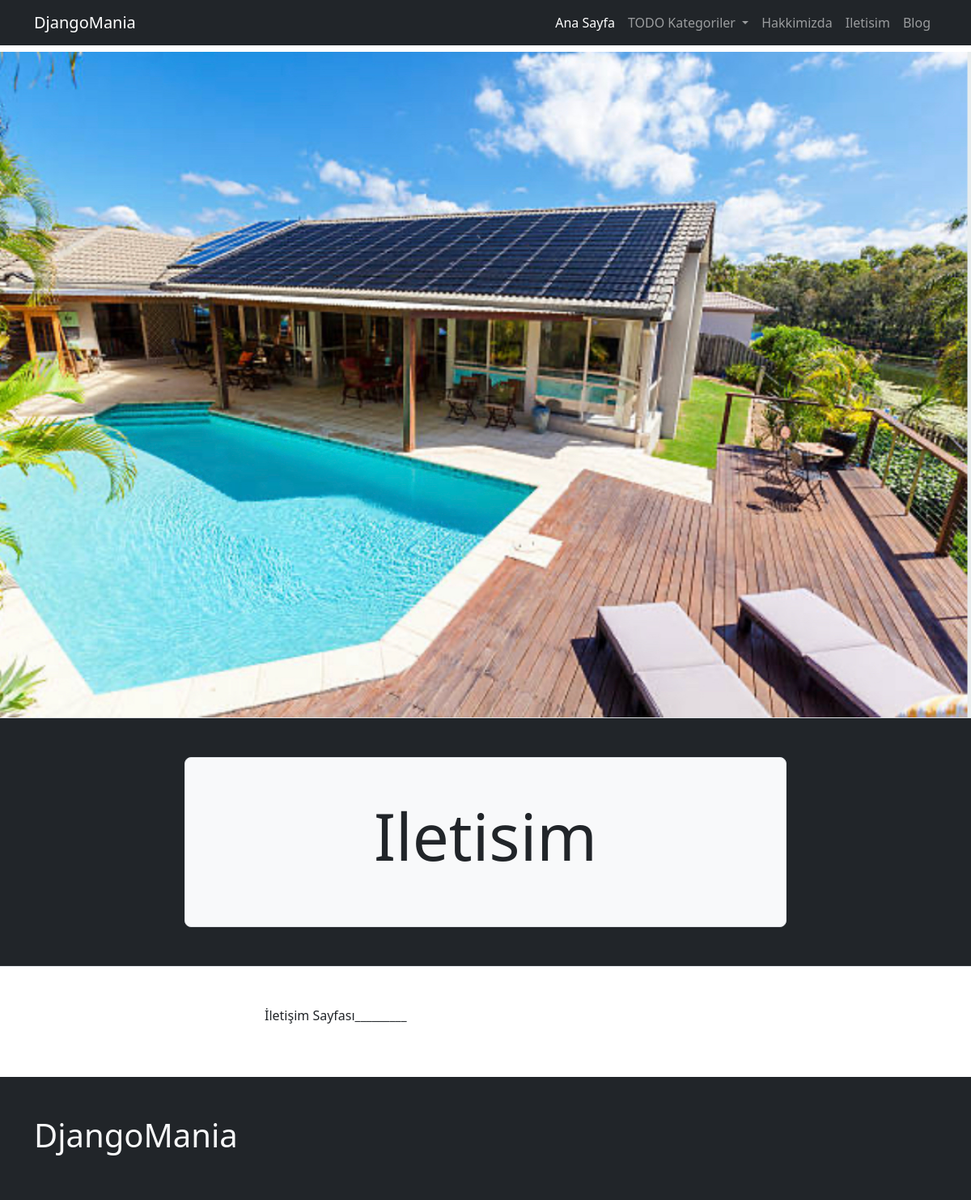
The app's page /page/iletisim/, older data.
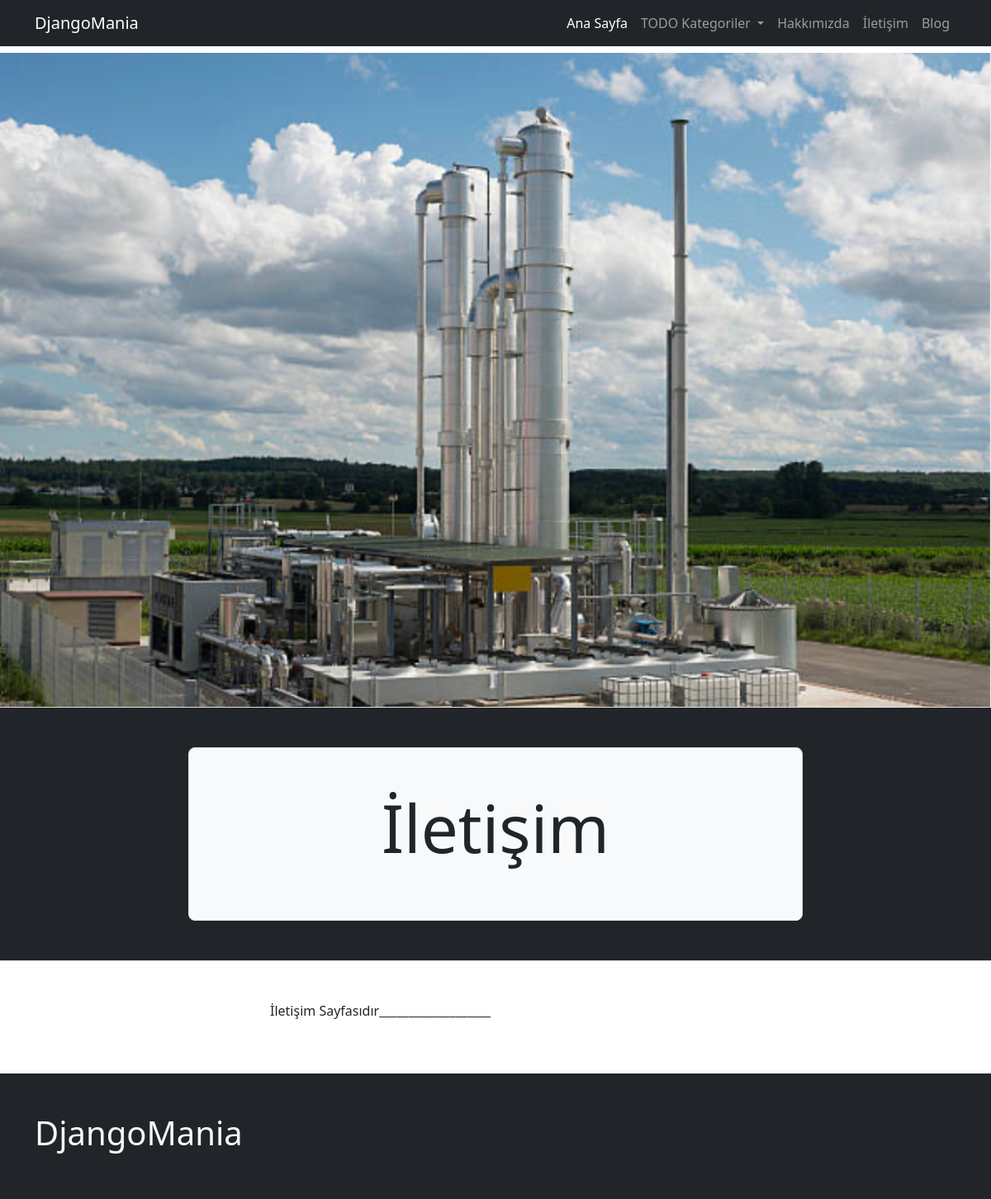
The same page, newer data.
### pages/models.py (models this page shows, shortened)
class Page(models.Model):
    user = models.ForeignKey(User, on_delete=models.CASCADE)
    slug = AutoSlugField(populate_from='title', unique=True)
    title = models.CharField(max_length=200)
    cover_image = models.ImageField(upload_to='page_image')
    content = HTMLField(blank=True, null=True)
    is_active = models.BooleanField(default=False)
    created_at = models.DateTimeField(auto_now_add=True)
    updated_at = models.DateTimeField(auto_now=True)
    def get_absolute_url(self):
        return reverse(
                'page:page_view',
            kwargs={
                "page_slug": self.slug,
            }
        )

### pages/views.py (the view)
# urls.py: path('<slug:page_slug>/', page_view, name='page_view'),
def page_view (request, page_slug):
    page=get_object_or_404(Page, slug=page_slug)
    context=dict(
        page=page,
    )
    return render(request, "page/page_detail.html", context)

### config/global_context_processors.py (called while the page is built)
def global_todo_categories_context(request):
    return dict(
        global_todo_categories = TodoCategory.objects.filter(is_active=True)
    )

def global_page_context(request):
    return dict(
        global_pages=Page.objects.filter(is_active=True)
    )

### todo/models.py (called while the page is built)
    def get_absolute_url(self):
        return reverse(
            'todo:category_view',
            kwargs={
                "category_slug": self.slug
            }
        )

### pages/templates/page/page_detail.html (shortened to what this page needs)
{% extends 'core/base.html' %}
{% block container-fluid %}
<div class="container-fluid mt-2 mb-5">
    <div class="row">
        <div class="col-sm-12 px-0">
            <img src="{{ page.cover_image.url }}" alt="" class="w-100">
        </div>
    </div>
    {% include 'page/components/hero_component.html' with hero_title=page.title %}
</div>
{% endblock %}
{% block container %}
<div class="row">
    <div class="col-sm-6 offset-sm-3">
        {{ page.content | safe }}
    </div>
</div>
{% endblock %}

### templates/core/base.html (shortened to what this page needs)
{% load static %}
<!doctype html>
<html lang="en">
<head>
    <link rel="stylesheet" href="{% static 'css/bootstrap.min.css' %}">
</head>
<body>
    {% include 'core/navbar.html' %}
    {% block container-fluid %}
    {% endblock container-fluid %}
    <div class="container my-5">
        {% block container %}
        {% endblock container %}
    </div>
    {% include 'core/footer.html' %}
</body>
</html>

### templates/core/navbar.html (shortened to what this page needs)
<nav class="navbar navbar-expand-lg bg-dark navbar-dark">
  <div class="container">
    <a class="navbar-brand" href="/">DjangoMania</a>
    <div class="collapse navbar-collapse" id="navbarNav">
      <ul class="navbar-nav ms-auto">
        <li class="nav-item">
          <a class="nav-link active" aria-current="page" href="/">Ana Sayfa</a>
        </li>
        <li class="nav-item dropdown">
          <a class="nav-link dropdown-toggle" href="#" role="button" data-bs-toggle="dropdown" aria-expanded="false">
            TODO Kategoriler
          </a>
          {% for page in global_pages %}
          <li class="nav-item">
            <a class="nav-link" aria-current="page" href="{{ page.get_absolute_url }}">{{ page.title }}</a>
          </li>
          {% endfor %}
          <li class="nav-item">
            <a class="nav-link" aria-current="page" href="{% url 'blog:all_post_view' %}">Blog</a>
          </li>
      </ul>
    </div>
  </div>
</nav>

### pages/templates/page/components/hero_component.html (shortened to what this page needs)
<div class="row bg-dark p-4 border-top border-bottom mb-2">
    <div class="col-sm-8 offset-sm-2 my-4">
        <div class="h-100 p-5 bg-light border rounded-3">
            <h1 class="display-1 text-center">{{ hero_title }}</h1>
        </div>
    </div>
</div>

### templates/core/footer.html
<div class="bg-dark py-5 mt-5">
    <div class="container">
        <div class="row">
            <div class="col">
                <h1 class="text-light">DjangoMania</h1>
            </div>
        </div>
    </div>
</div>

Row changes from the older to the newer data that the page shows:
removed Page: title "Hakkimizda"
removed Page: title "Iletisim", cover_image (picture), content "İletişim Sayfası_________"
added Page: title "Hakkımızda"
added Page: title "İletişim", cover_image (picture), content "İletişim Sayfasıdır___________________"
